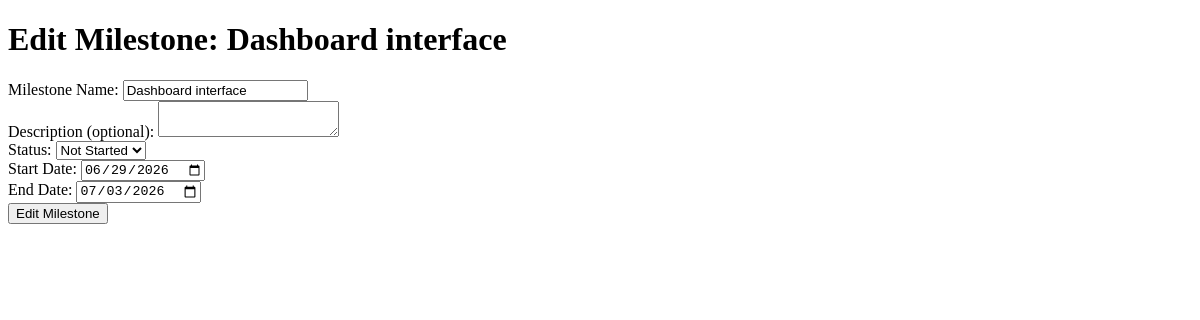
/project/1/3/edit (signed in), run on an earlier commit of the app's database.
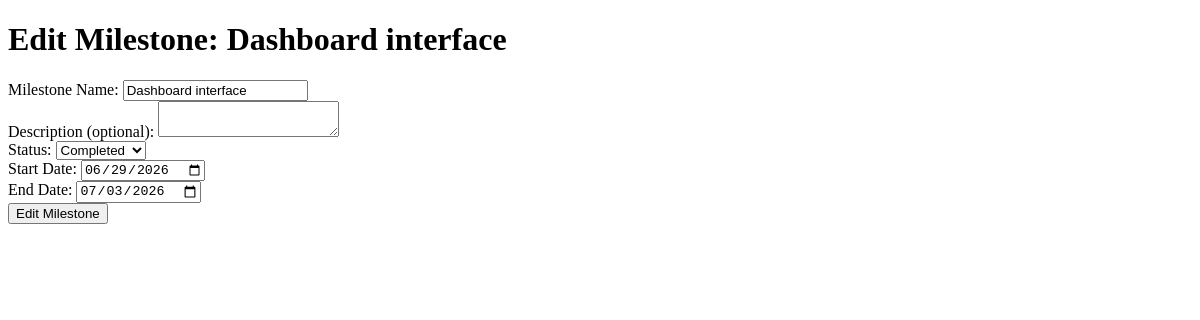
And on a later commit of the database.
### models.py (models this page shows)
class Milestone(db.Model):
    milestoneId: Mapped[int] = mapped_column(primary_key=True)
    projectId: Mapped[int] = mapped_column(ForeignKey('project.projectId'), nullable=False)
    milestoneName:Mapped[str] = mapped_column(nullable=False)
    description:Mapped[str] = mapped_column(nullable=True)
    startDate: Mapped[date] = mapped_column(Date, nullable=False)
    endDate: Mapped[date] = mapped_column(Date, nullable=False)
    status: Mapped[str] = mapped_column(nullable=False)
    createdAt:Mapped[datetime] = mapped_column(default=lambda: datetime.now(timezone.utc) ,nullable=False)

### app.py (the view, shortened to what this page needs)
@app.route('/project/<int:projectId>/<int:milestoneId>/edit', methods=['GET', 'POST'])
@login_required
def edit_milestone(projectId,milestoneId):
    project = Project.query.filter_by(projectId=projectId,userId=current_user.userId).first_or_404()
    milestone = Milestone.query.filter_by(projectId=projectId,milestoneId=milestoneId).first_or_404()
    return render_template('edit_milestone.html',milestone=milestone, project=project)

### app.py (called while the page is built)
@login_manager.user_loader
def load_user(user_id):
    return User.query.get(int(user_id))

### templates/edit_milestone.html (shortened to what this page needs)
<!DOCTYPE html>
<html lang="en">
<head>
</head>
<body>
    <h1>Edit Milestone: {{ milestone.milestoneName }}</h1>
    <form action="{{ url_for('edit_milestone', projectId=project.projectId, milestoneId=milestone.milestoneId) }}" method="POST">
        <div class="form-group">
            <label for="milestoneName">Milestone Name:</label>
            <input type="text" id="milestoneName" name="milestoneName" value="{{ milestone.milestoneName }}" required>
        </div>
        <div class="form-group">
            <label for="milestoneDescription">Description (optional):</label>
            <textarea id="milestoneDescription" name="milestoneDescription">{{ milestone.description }}</textarea>
        </div>
        <div class = "form-group">
            <label for="milestoneStatus">Status:</label>
            <select id="milestoneStatus" name="milestoneStatus">
                <option value="Not Started" {% if milestone.status == 'Not Started' %} selected {% endif %} >Not Started</option>
                <option value="Completed" {% if milestone.status == 'Completed' %} selected {% endif %}>Completed</option>
            </select>
        </div>
        <div class = "form-group">
            <label for="milestoneStartDate">Start Date:</label>
            <input type="date" id="milestoneStartDate" name="milestoneStartDate" value="{{ milestone.startDate }}" required>
        </div>
        <div class = "form-group">
            <label for="milestoneEndDate">End Date:</label>
            <input type="date" id="milestoneEndDate" name="milestoneEndDate" value="{{ milestone.endDate }}">
        </div>
        <div class ="submit-button">
            <button type="submit">Edit Milestone</button>
        </div>
    </form>
</body>
</html>

What changed in the data, as far as the page shows it:
changed Milestone "Dashboard interface": milestoneStatus "Not Started" → "Completed"
